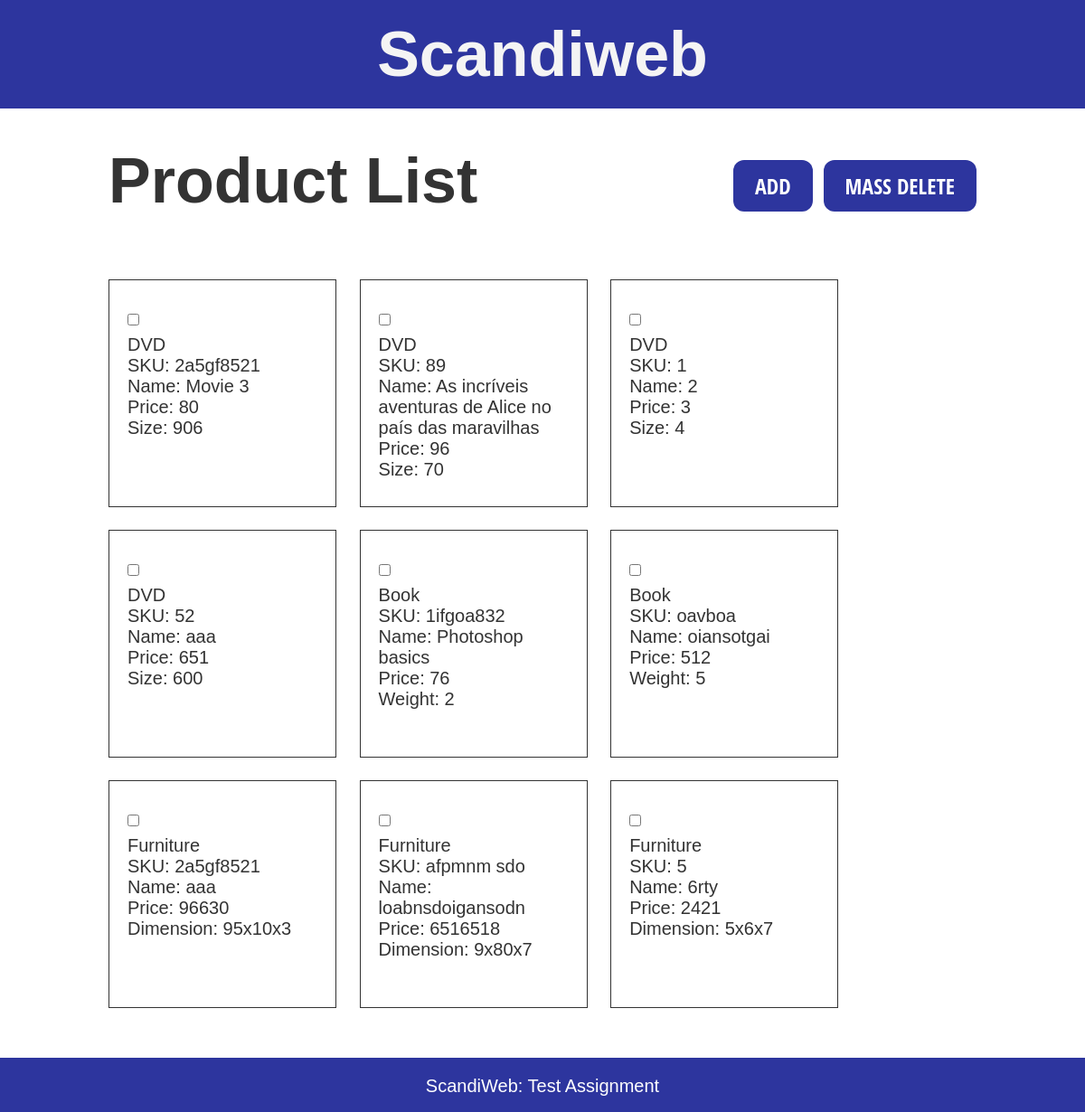
The page / on the database its author committed.
### tables this page shows
CREATE TABLE `dvd` (
  `SKU` text NOT NULL,
  `Name` text NOT NULL,
  `Price` int(11) NOT NULL,
  `Size` int(11) NOT NULL,
  `ID_DVD` int(11) NOT NULL
);

CREATE TABLE `book` (
  `SKU` text NOT NULL,
  `Name` text NOT NULL,
  `Price` int(11) NOT NULL,
  `Weight` int(11) NOT NULL,
  `ID_BOOK` int(11) NOT NULL
);

CREATE TABLE `furniture` (
  `SKU` text NOT NULL,
  `Name` text NOT NULL,
  `Price` int(11) NOT NULL,
  `Height` int(11) NOT NULL,
  `Width` int(11) NOT NULL,
  `Length` int(11) NOT NULL,
  `ID_FORNITURE` int(11) NOT NULL
);

### index.php (called while the page is built)
<?php
include 'db.php';
include 'header.php';
include 'home.php';
include 'footer.php';

### home.php (the view, shortened to what this page needs)
<form action="delete.php" method="post" >
	<h3>Product List</h3>
	<div class="Align">
		<button type="submit" name="delete-product-btn" id="delete-product-btn">MASS DELETE</button>
		<button type="button" onclick="location.href='add.php';" >ADD</button>
	</div>
	<br><br><br><br>
	<?php
	    $query = "SELECT * FROM dvd";
        $consulta = mysqli_query($conection, $query);
		while ($linea = mysqli_fetch_array($consulta)) {
	?>
			<div class="row">
				<p class="info">
					<input type="checkbox" id="checkbox" name="DVD[]" class="delete-checkbox" value="<?php echo $linea['ID_DVD']?>">
					<?php
						echo "DVD".'<br>';
						echo 'SKU: '.$linea['SKU'].'<br>';
						echo 'Name: '.$linea['Name'].'<br>';
						echo 'Price: '.$linea['Price'].'<br>';
						echo 'Size: '.$linea['Size'];
					?>
				</p>
			</div>
	<?php
		}
		$query = "SELECT * FROM book";
		$consulta = mysqli_query($conection, $query);
		while ($linea = mysqli_fetch_array($consulta)) {
	?>
			<div class="row">
				<p class="info">
					<input type="checkbox" id="checkbox" name="BOOK[]" class="delete-checkbox" value="<?php echo $linea['ID_BOOK']?>">
					<?php
						echo "Book".'<br>';
						echo 'SKU: '.$linea['SKU'].'<br>';
						echo 'Name: '.$linea['Name'].'<br>';
						echo 'Price: '.$linea['Price'].'<br>';
						echo 'Weight: '.$linea['Weight'];
					?>
				</p>
			</div>
	<?php
		}
		$query = "SELECT * FROM furniture";
		$consulta = mysqli_query($conection, $query);
		while ($linea = mysqli_fetch_array($consulta)) {
	?>
			<div class="row">
				<p class="info">
					<input type="checkbox" id="checkbox" name="FURNITURE[]" class="delete-checkbox" value="<?php echo $linea['ID_FORNITURE']?>">
					<?php
						echo "Furniture".'<br>';
						echo 'SKU: '.$linea['SKU'].'<br>';
						echo 'Name: '.$linea['Name'].'<br>';
						echo 'Price: '.$linea['Price'].'<br>';
						echo 'Dimension: '.$linea['Height'].'x'.$linea['Width'].'x'.$linea['Length'];
					?>
				</p>
			</div>
	<?php
		}
	?>
</form>

### header.php (shortened to what this page needs)
<!DOCTYPE html>
<html>
<head>
	<link rel="stylesheet" type="text/css" href="Style/style.css">
</head>
<body>
	<header>
		<div class="top">
			<h4>Scandiweb</h4>
		</div>
	</header>
	<div id="content" class="container">

### footer.php (shortened to what this page needs)
</div>
<footer>
	<div class="container">
		ScandiWeb: Test Assignment
	</div>
</footer>
</body>
</html>

### Style/style.css (style rules this page uses)
* { margin: 0; padding: 0; }
body { font-family: helvetica, arial; font-size: 20px; color: #333; }
header { height: 5em; background-color: #2d359e; padding: 10px 0; }
footer { height: 2em; background-color: #2d359e; padding: 10px 0; text-align: center; font-size: 1em; color: #fff; }
h4 { font-size: 70px; color: #f4f4f4; text-align: center; }
h3 { display: inline-block; font-size: 70px; }
button { border: 0; padding: 0.5em 1em; font-family: "Open Sans Condensed", sans-serif; background-color: #2d359e; color: white; font-size: 1.2em; float: right; cursor: pointer; border-radius: 0.5em; margin-left: 0.5em; }
.info { position: absolute; margin-top: 1.5em; top: 1.5em; left: 20px; right: 20px; }
.container { margin: 0 auto; width: 960px; margin-top: 0.5em; }
.top { margin: 0 auto; margin-top: 0.5em; width: 960px; }
.Align { float: right; margin-top: 17px; }
.row { position: relative; margin-left: 0; margin-right: 20px; margin-bottom: 20px; width: 250px; height: 250px; border: solid; display: inline-block; border-width: 1px; cursor: pointer; }
#content { padding: 30px 0; }
#checkbox { margin-top: 0.5em; position: absolute; left: 0; top: -30px; }

### rows shown on the page
dvd: SKU "2a5gf8521", Name "Movie 3", Price "80", Size "906"
dvd: SKU "89", Name "As incríveis aventuras de Alice no país das maravilhas", Price "96", Size "70"
dvd: SKU "1", Name "2", Price "3", Size "4"
dvd: SKU "52", Name "aaa", Price "651", Size "600"
book: SKU "1ifgoa832", Name "Photoshop basics", Price "76", Weight "2"
book: SKU "oavboa", Name "oiansotgai", Price "512", Weight "5"
furniture: SKU "2a5gf8521", Name "aaa", Price "96630", Height "95", Width "10", Length "3"
furniture: SKU "afpmnm sdo", Name "loabnsdoigansodn", Price "6516518", Height "9", Width "80", Length "7"
furniture: SKU "5", Name "6rty", Price "2421", Height "5", Width "6", Length "7"
